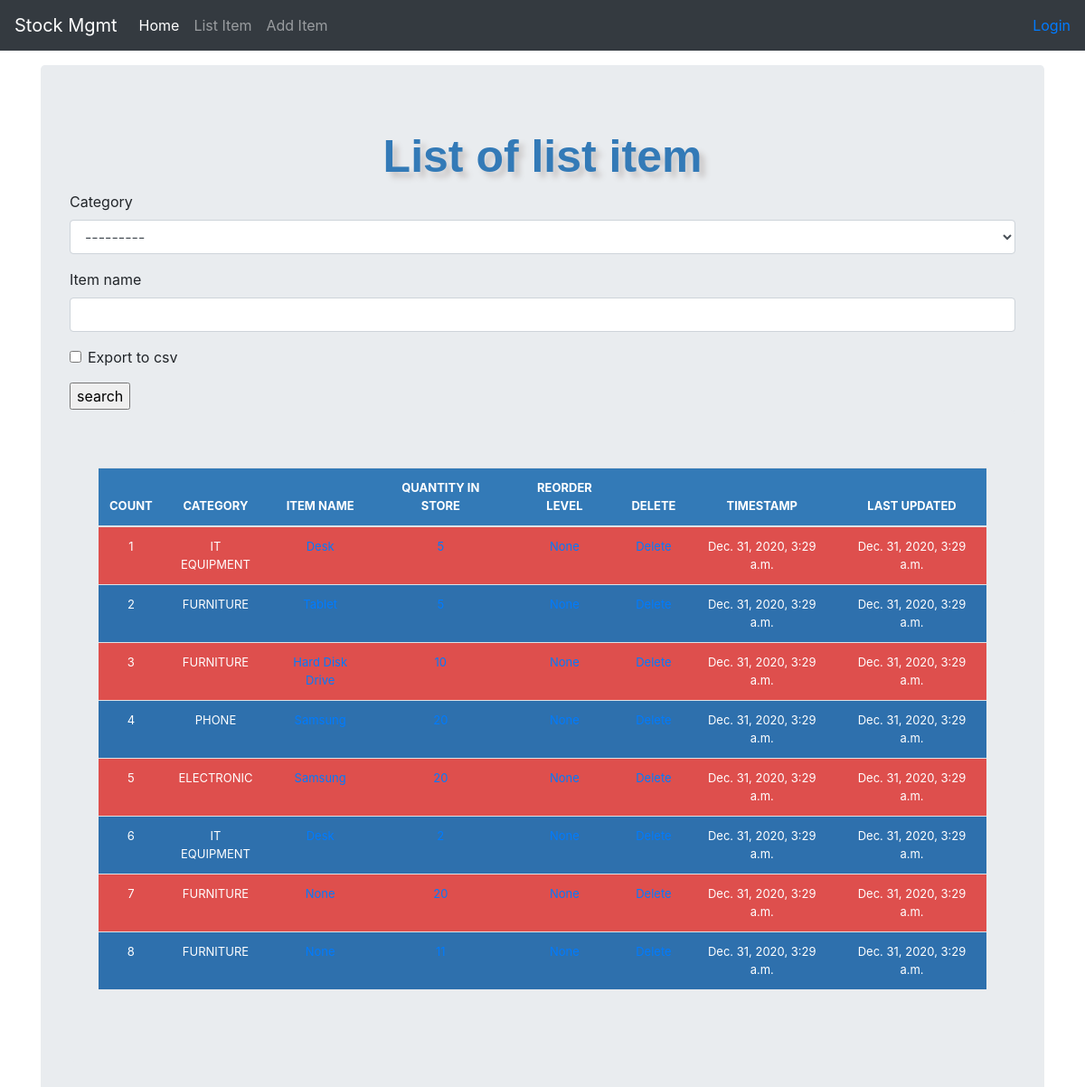
The app's page /list_items/ with its own data.
### stockmgt/models.py (models this page shows, shortened)
class Stock(models.Model):
    category=models.ForeignKey(Category , on_delete=models.CASCADE, blank=True)
    item_name=models.CharField(max_length=50 , blank=True , null=True)
    quantity=models.IntegerField(default=0 , blank=True , null=True)
    recieve_quantity=models.IntegerField(default=0, blank=True , null=True)
    recieve_by=models.CharField(max_length=50 , blank=True , null=True)
    recieve_to=models.CharField(max_length=50 , blank=True , null=True)
    issue_quantity=models.IntegerField(default=0 , blank=True , null=True)
    issue_by=models.CharField(max_length=50, blank=True , null=True)
    issue_to=models.CharField(max_length=50 , blank=True , null=True)
    phone_number=models.CharField(max_length=50, blank=True, null=True)
    created_by=models.CharField(max_length=50, blank=True, null=True)
    reorder_level=models.CharField(max_length=50, blank=True, null=True)
    last_updated=models.DateTimeField(auto_now_add=False,auto_now=True )
    timestamp=models.DateTimeField(auto_now_add=True ,auto_now=False)

class Category(models.Model):
    name=models.CharField(max_length=50 , blank=True , null=True)
    def __str__(self):
        return self.name

### stockmgt/views.py (the view, shortened to what this page needs)
# urls.py: path('list_items/', views.list_items, name='list_items'),
def list_items(request):
    header='List of list item'
    queryset=Stock.objects.all()
    form=StockSearchForm(request.POST or None)
    context={
        'header':header,
        "queryset":queryset,
        'form':form
        }
    context={
        'header':header,
        "queryset":queryset,
        'form':form
        }
    return render(request , 'list_items.html' , context)

### stockmgt/forms.py
class StockSearchForm(forms.ModelForm):
    export_to_csv=forms.BooleanField(required=False)
    class Meta:
        model=Stock
        fields=['category', 'item_name' ]

### stockmgt/templates/list_items.html (shortened to what this page needs)
{% load crispy_forms_tags  %}
{% load static %}
<!doctype html>
<html lang="en">
  <head>
    <link href="{% static '/css/stylesheet.css' %}"  rel="stylesheet" />
    <link href="{% static '/css/bootstrap.min.css' %}"  rel="stylesheet" />
  </head>
  <body>
  {% include 'navbar.html' %}
    <main role="main" class="container">
      <div class="jumbotron">
        <div class="header">{{header}}</div>
        <form method="POST" action="">
          {{form|crispy}}
        <input type="submit" value="search" />
        </form>
    <div class="jumbotron">
    <table  class="table">
      <thead>
        <tr>
          <th>COUNT</th>
          <th>CATEGORY</th>
          <th>ITEM NAME</th>
          <th> QUANTITY IN STORE </th>
          <th> REORDER LEVEL </th>
          <th> DELETE </th>
          <th> TIMESTAMP</th>
          <th> LAST UPDATED </th>
        </tr>
      </thead>
      {%  for instance in queryset %}
      <tr>
        <td>{{forloop.counter}} </td>
        <td>{{instance.category}} </td>
        <td> <a href="{% url 'update_items'  instance.id %}">  {{instance.item_name}} </a></td>
        <td> {% if instance.quantity <= instance.reorder_level  %}
          <div style='background-color:orange'> <a href="{% url 'stock_detail' instance.id%}"> {{instance.quantity}} </a></div>
          {%else %} <a href="{% url 'stock_detail' instance.id%}"> {{instance.quantity}}</a>
          {% endif %}
            </td>
            <td> <a href="{%  url 'reorder_level' instance.id %}"> {{instance.reorder_level}}</a></td>
            <td> <a href="{%  url 'delete_items' instance.id %}"> Delete</a></td>
            <td>{{instance.timestamp}} </td>
        <td>{{instance.last_updated}} </td>
      </tr>
      {%  endfor  %}
    </table>
  </div>
    </div>
    </main>
  </body>
</html>

### stockmgt/templates/navbar.html (shortened to what this page needs)
<nav class="navbar navbar-expand-md navbar-dark fixed-top bg-dark">
    <a class="navbar-brand" href="#">Stock Mgmt</a>
    <div class="collapse navbar-collapse" id="navbarCollapse">
      <ul class="navbar-nav mr-auto">
        <li class="nav-item active">
          <a class="nav-link" href="/">Home <span class="sr-only">(current)</span></a>
        </li>
        <li class="nav-item">
          <a class="nav-link" href="/list_items">List Item</a>
        </li>
        <li class="nav-item">
          <a class="nav-link" href="/add_items">Add Item</a>
        </li>
      </ul>
    <ul class="navbar-nav">
    {% if request.user.is_authenticated %}
  <li><a href="/accounts/logout"><button class="btn btn-danger">{{user}} | Logout</button> </a> </li>
{% else %}
<li><a href="/accounts/login">Login</a></li>
{% endif %}
</ul>
    </div>
  </nav>

### stockmgt/static/css/stylesheet.css (style rules this page uses)
body { min-height: 75rem; padding-top: 4.5rem; }
.table { font-size: 13px; text-align: center; width:95%; margin: auto; }
.table tr:nth-child(odd) { background-color: #de4f4d; color:white; }
.table tr:nth-child(even) { background-color: #2e70ad; color:white }
th { background-color: #337ab7;; color:white }
.header { font-family: helvetica; color:#337ab7; font-size: 50px; text-align: center; text-shadow: 6px 6px 6px #c9c6c6; display: block; font-weight:bolder; }

### records on screen
Stock: category "IT EQUIPMENT", item_name "Desk", quantity "5", reorder_level "None", timestamp "Dec. 31, 2020, 3:29 a.m.", last_updated "Dec. 31, 2020, 3:29 a.m."
Stock: category "FURNITURE", timestamp "Dec. 31, 2020, 3:29 a.m.", last_updated "Dec. 31, 2020, 3:29 a.m."
Stock: category "FURNITURE", item_name "Hard Disk Drive", quantity "10", reorder_level "None", timestamp "Dec. 31, 2020, 3:29 a.m.", last_updated "Dec. 31, 2020, 3:29 a.m."
Stock: category "PHONE", timestamp "Dec. 31, 2020, 3:29 a.m.", last_updated "Dec. 31, 2020, 3:29 a.m."
Stock: category "ELECTRONIC", item_name "Samsung", quantity "20", reorder_level "None", timestamp "Dec. 31, 2020, 3:29 a.m.", last_updated "Dec. 31, 2020, 3:29 a.m."
Stock: category "IT EQUIPMENT", timestamp "Dec. 31, 2020, 3:29 a.m.", last_updated "Dec. 31, 2020, 3:29 a.m."
Stock: category "FURNITURE", item_name "None", quantity "20", reorder_level "None", timestamp "Dec. 31, 2020, 3:29 a.m.", last_updated "Dec. 31, 2020, 3:29 a.m."
Stock: category "FURNITURE", timestamp "Dec. 31, 2020, 3:29 a.m.", last_updated "Dec. 31, 2020, 3:29 a.m."

### other values on screen
{{ header }} "List of list item"
